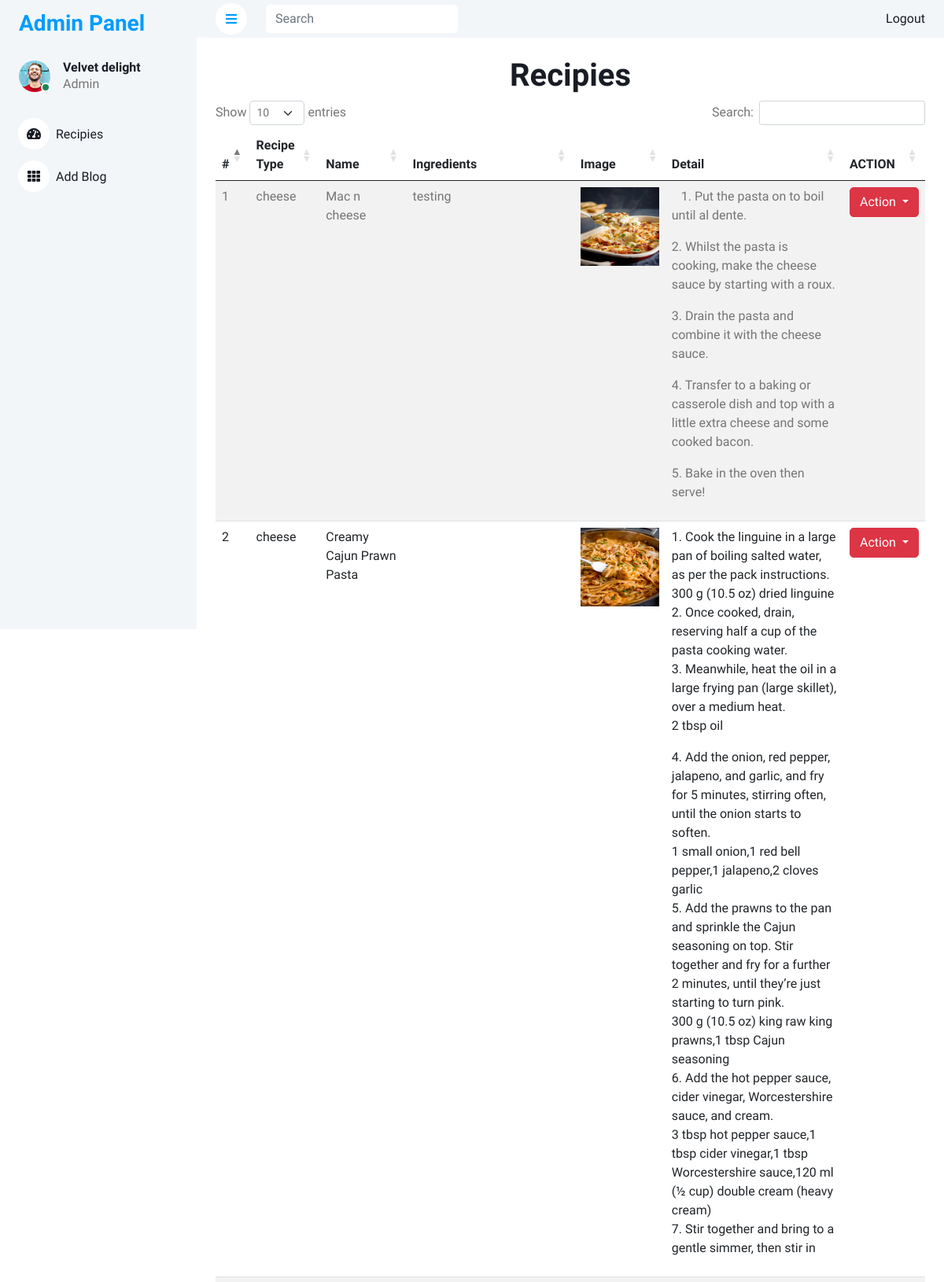
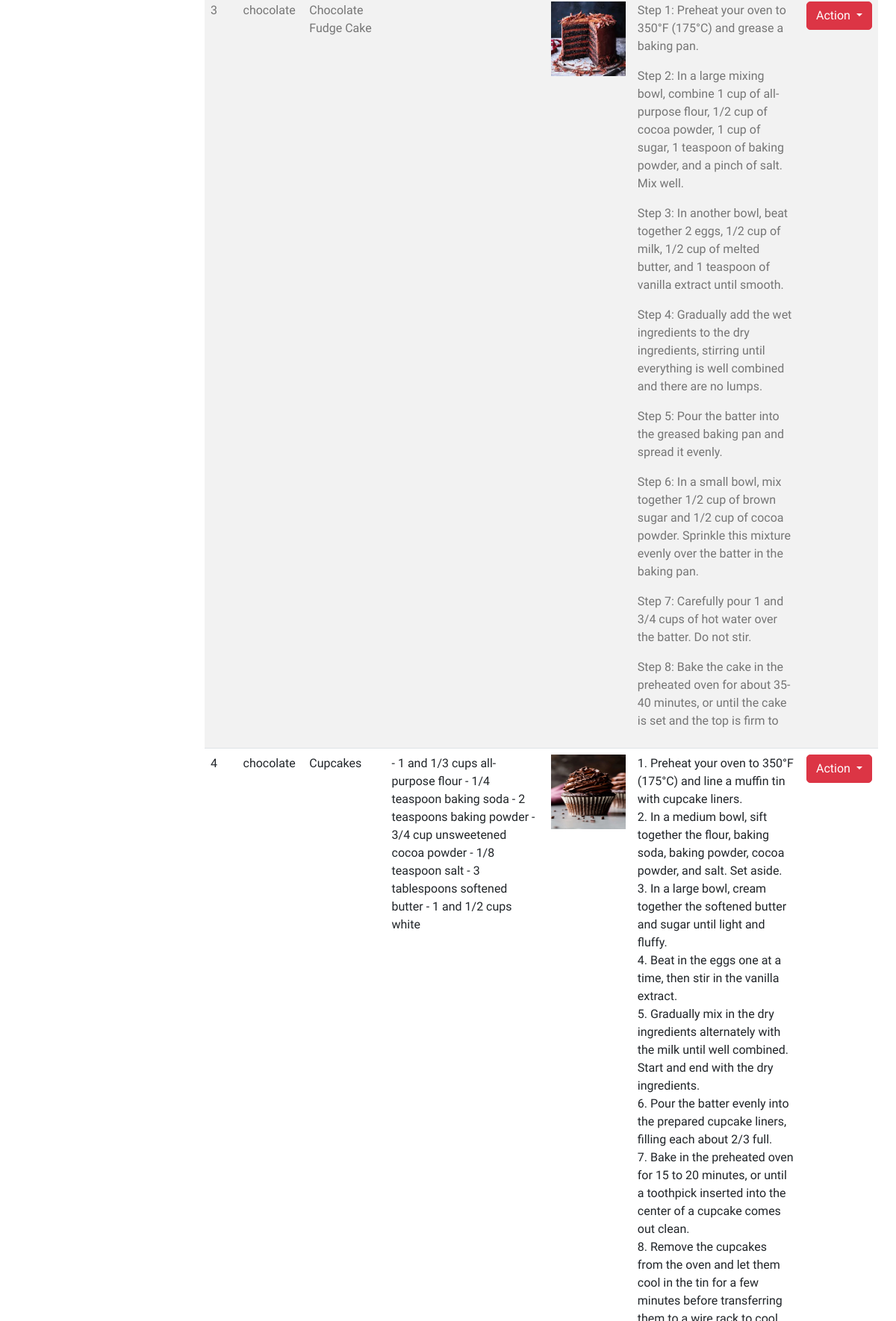
Screenshot of /admin/index.php (signed in, upper part) with the database file from the repository (2 pictures, top to bottom).
### tables this page shows
CREATE TABLE `recipe` (
  `id` int(11) NOT NULL,
  `chef_id` int(11) NOT NULL,
  `recipeType` varchar(20) NOT NULL,
  `name` varchar(150) NOT NULL,
  `ingredients` varchar(200) NOT NULL,
  `pic` varchar(200) NOT NULL,
  `detail` varchar(1000) NOT NULL
);

### admin/index.php (the view, shortened to what this page needs)
<?php
             include 'sidebar.php';
        ?>
           <?php
            include 'navbar.php';
           ?>
    <div class="container-fluid pt-4 px-4">
        <div class="row">
            <div class="col-12">
                <h1 class="text-center">Recipies</h1>
            </div>
        </div>
                <div class="row">
                    <div class="col-12 col-md-12">
                    <table id="example" class="table table-striped" style="width:100%">
        <thead>
            <tr>
                <th>#</th>
                <th>Recipe Type</th>
                <th>Name</th>
                <th>Ingredients</th>
                <th>Image</th>
                <th>Detail</th>
                <th>ACTION</th>
            </tr>
        </thead>
        <tbody>
            <?php
                $sr = 0;
                $sql = "SELECT * FROM `recipe`";
                $result = mysqli_query($conn, $sql);
                while($row=mysqli_fetch_assoc($result)){
                    $sr++;
            ?>
            <tr>
                <td><?php echo $sr; ?></td>
                <td><?php echo $row['recipeType']?></td>
                <td><?php echo $row['name']; ?></td>
                <td><?php echo $row['ingredients']; ?></td>
                <td><img  src="../img/recipe/<?php echo $row['pic']; ?>" alt="" height="100px" width="100px"></td>
                <td><?php echo $row['detail']; ?></td>
                <td>
<div class="btn-group">
  <button type="button" class="btn btn-danger dropdown-toggle" data-bs-toggle="dropdown" aria-expanded="false">
    Action
  </button>
</div>
              </td>
            </tr>
            <?php  } ?>
            </tbody>
                    </table>
                    </div>
                </div>
            </div>
           <?php
           include 'footer.php';
           ?>

### admin/css/style.css (style rules this page uses)
:root { --primary: #009CFF; --light: #F3F6F9; --dark: #191C24; }
.btn { transition: .5s; }

### rows the page displays
recipe: recipeType "cheese", name "Mac n cheese", ingredients "testing", pic (picture), detail "1. Put the pasta on to boil until al dente. 2. Whilst the pasta is cooking, make the cheese sauce by starting with a roux. 3. Drain the pasta and combine it with the cheese sauce. 4. Transfer to a baking or casserole dish and top with a little extra cheese and some cooked bacon. 5. Bake in the oven then serve!"
recipe: recipeType "cheese", name "Creamy Cajun Prawn Pasta", pic (picture), detail "1. Cook the linguine in a large pan of boiling salted water, as per the pack instructions. 300 g (10.5 oz) dried linguine 2. Once cooked, drain, reserving half a cup of the pasta cooking water. 3. Meanwhile, heat the oil in a large frying pan (large skillet), over a medium heat. 2 tbsp oil 4. Add the onion, red pepper, jalapeno, and garlic, and fry for 5 minutes, stirring often, until the onion starts to soften. 1 small onion,1 red bell pepper,1 jalapeno,2 cloves garlic 5. Add the prawns to the pan and sprinkle the Cajun seasoning on top. Stir together and fry for a further 2 minutes, until they’re just starting to turn pink. 300 g (10.5 oz) king raw king prawns,1 tbsp Cajun seasoning 6.…"
recipe: recipeType "chocolate", name "Chocolate Fudge Cake", pic (picture), detail "Step 1: Preheat your oven to 350°F (175°C) and grease a baking pan. Step 2: In a large mixing bowl, combine 1 cup of all-purpose flour, 1/2 cup of cocoa powder, 1 cup of sugar, 1 teaspoon of baking powder, and a pinch of salt. Mix well. Step 3: In another bowl, beat together 2 eggs, 1/2 cup of milk, 1/2 cup of melted butter, and 1 teaspoon of vanilla extract until smooth. Step 4: Gradually add the wet ingredients to the dry ingredients, stirring until everything is well combined and there are no lumps. Step 5: Pour the batter into the greased baking pan and spread it evenly. Step 6: In a small bowl, mix together 1/2 cup of brown sugar and 1/2 cup of cocoa powder. Sprinkle this mixture…"
recipe: recipeType "chocolate", name "Cupcakes", ingredients "- 1 and 1/3 cups all-purpose flour - 1/4 teaspoon baking soda - 2 teaspoons baking powder - 3/4 cup unsweetened cocoa powder - 1/8 teaspoon salt - 3 tablespoons softened butter - 1 and 1/2 cups white", pic (picture), detail "1. Preheat your oven to 350°F (175°C) and line a muffin tin with cupcake liners. 2. In a medium bowl, sift together the flour, baking soda, baking powder, cocoa powder, and salt. Set aside. 3. In a large bowl, cream together the softened butter and sugar until light and fluffy. 4. Beat in the eggs one at a time, then stir in the vanilla extract. 5. Gradually mix in the dry ingredients alternately with the milk until well combined. Start and end with the dry ingredients. 6. Pour the batter evenly into the prepared cupcake liners, filling each about 2/3 full. 7. Bake in the preheated oven for 15 to 20 minutes, or until a toothpick inserted into the center of a cupcake comes out clean."
